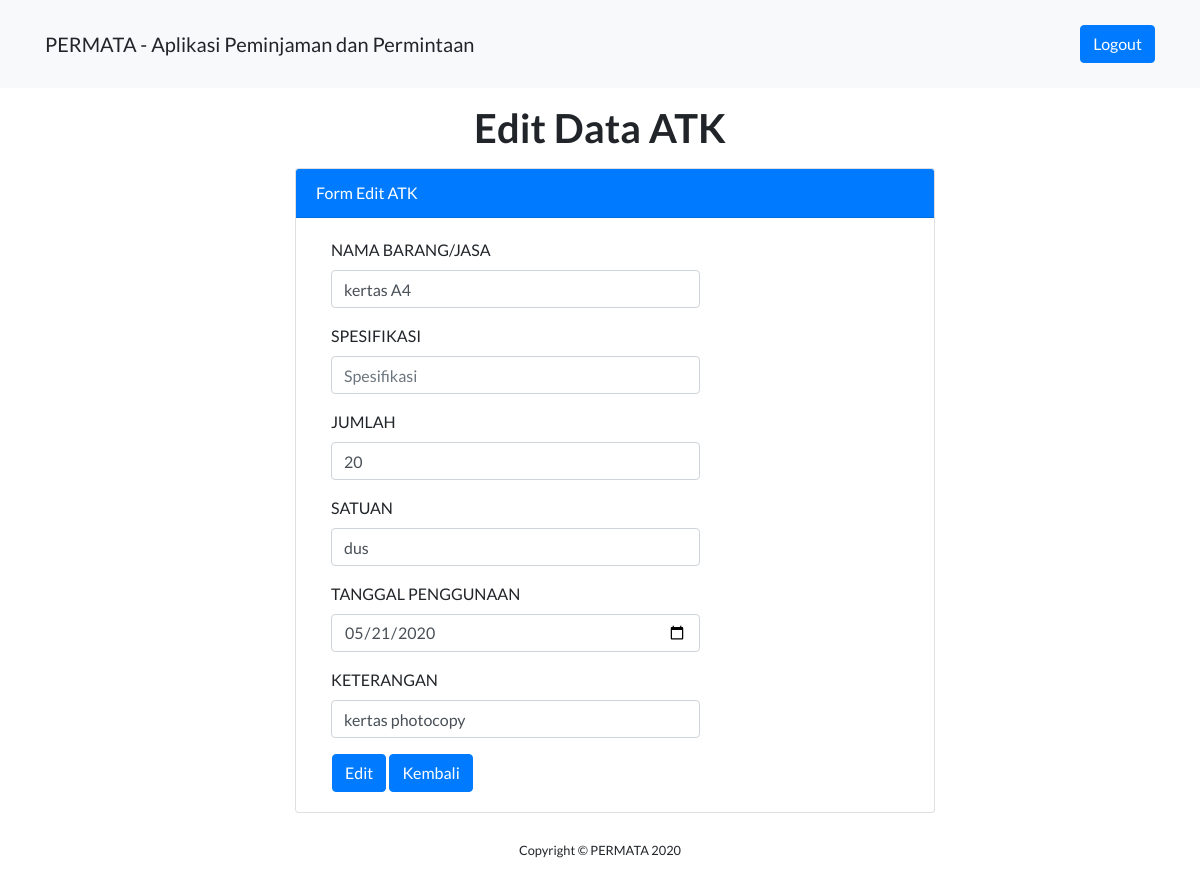
The app's page /kpbpjs/index.php/admin/edit_atk/9 with its own data.
### tables this page shows
CREATE TABLE `atk` (
  `no_atk` int(50) NOT NULL,
  `nama_barang` varchar(100) NOT NULL,
  `spesifikasi` varchar(100) NOT NULL,
  `jumlah` int(50) NOT NULL,
  `satuan` varchar(50) NOT NULL,
  `tanggal_penggunaan` date NOT NULL,
  `keterangan` varchar(100) NOT NULL
);

### kpbpjs/application/controllers/Admin.php (called while the page is built, shortened)
<?php
class Admin extends CI_Controller
{
	public function edit_atk($no_atk)
	{
		$data['title'] = 'Edit Data ATK';
		$data['atk'] = $this->Permintaan_m->getAtkById($no_atk);
		$this->form_validation->set_rules('nama_barang','NAMA BARANG/JASA','required|trim');
		$this->form_validation->set_rules('spesifikasi','SPESIFIKASI');
		$this->form_validation->set_rules('jumlah','JUMLAH','required|trim');
		$this->form_validation->set_rules('satuan','SATUAN','required|trim');
		$this->form_validation->set_rules('tanggal_penggunaan','TANGGAL_PENGGUNAAN','required');
		$this->form_validation->set_rules('keterangan','KETERANGAN');
		if ($this->form_validation->run() == false) {
				$this->load->view('templates/header', $data);
				$this->load->view('templates/navbar', $data);
				$this->load->view('admin/edit_atk', $data);
				$this->load->view('templates/footer');
		}
	}
}

### kpbpjs/index.php (called while the page is built, shortened)
<?php
require_once BASEPATH.'core/CodeIgniter.php';

### kpbpjs/application/models/Permintaan_m.php (called while the page is built, shortened)
<?php
class Permintaan_m extends CI_Model
{
	public function getAtkById($no_atk)
	{
		return $this->db->get_where('atk', ['no_atk' => $no_atk])->row_array();
	}
}
?>

### kpbpjs/application/views/admin/edit_atk.php (the view, shortened to what this page needs)
<div class="container-fluid">
  <div class="mt-3" align="center" margin="center"><h1>Edit Data ATK</h1></div>
        <div class="container mt-3" style="width: 40rem;">
          <form class="form-horizontal" method="post" action="<?php base_url('admin/edit_atk') ?>">
          <div class="card" style="width: 40rem;">
          <div class="card-header bg-primary text-white">Form Edit ATK</div>
          <div class="card-body">
            <div class="form-group">
              <label class="control-label col-sm-8" for="nama_barang">NAMA BARANG/JASA</label>
              <div class="col-sm-8">
                <input type="text" class="form-control" id="nama_barang" name="nama_barang" placeholder="Nama Barang/Jasa" value="<?= $atk['nama_barang'] ?>">
              </div>
            </div>
            <div class="form-group">
              <label class="control-label col-sm-8" for="spesifikasi">SPESIFIKASI</label>
                <div class="col-sm-8">
                <input type="text" class="form-control" id="spesifikasi" name="spesifikasi" placeholder="Spesifikasi" value="<?= $atk['spesifikasi']; ?>">
                </div>
            </div>
            <div class="form-group">
              <label class="control-label col-sm-8" for="jumlah">JUMLAH</label>
              <div class="col-sm-8">
                <input type="text" class="form-control" id="jumlah" name="jumlah" placeholder="Jumlah" value="<?= $atk['jumlah'] ?>">
              </div>
            </div>
            <div class="form-group">
              <label class="control-label col-sm-8" for="satuan">SATUAN</label>
                <div class="col-sm-8">
                <input type="text" class="form-control" id="satuan" name="satuan" placeholder="Satuan" value="<?= $atk['satuan']; ?>">
                </div>
            </div>
            <div class="form-group">
              <label class="control-label col-sm-8" for="tanggal_penggunaan">TANGGAL PENGGUNAAN</label>
              <div class="col-sm-8">
                <input type="date" class="form-control" id="tanggal_penggunaan" name="tanggal_penggunaan" placeholder="Tanggal_penggunaan" value="<?= $atk['tanggal_penggunaan']?>">
              </div>
            </div>
            <div class="form-group">
              <label class="control-label col-sm-8" for="keterangan">KETERANGAN</label>
                <div class="col-sm-8">
                <input type="text" class="form-control" id="keterangan" name="keterangan" placeholder="Keterangan" value="<?= $atk['keterangan'] ?>">
                </div>
            </div>
            <div class="ml-3 mt-3">
              <button type="submit" class="btn btn-primary">Edit</button>
               <?php echo anchor('index.php/admin/kelola_atk', '<div class="btn btn-primary">
            Kembali
          </div>') ?>
            </div>
            </div>
            </div>
          </form>
        </div>
      </div>

### records on screen
atk: nama_barang "kertas A4", jumlah "20", satuan "dus", tanggal_penggunaan "05/21/2020", keterangan "kertas photocopy"
